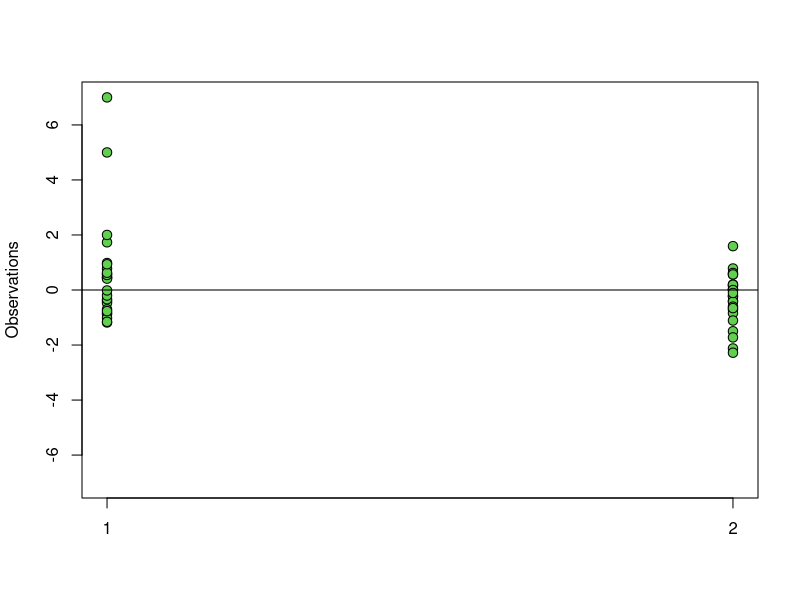
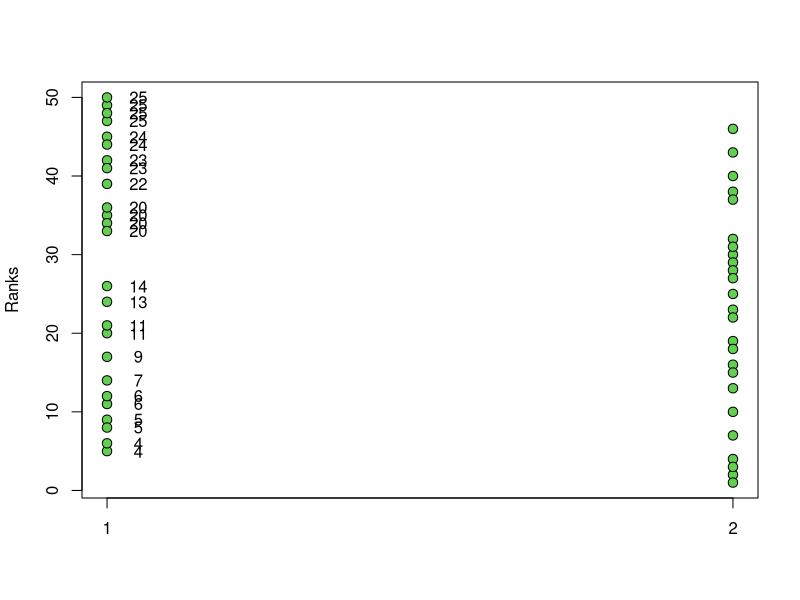
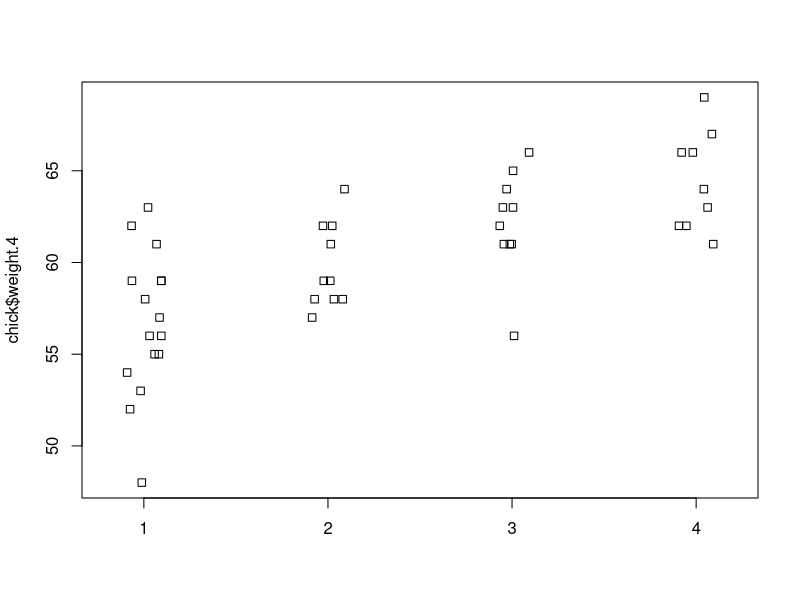
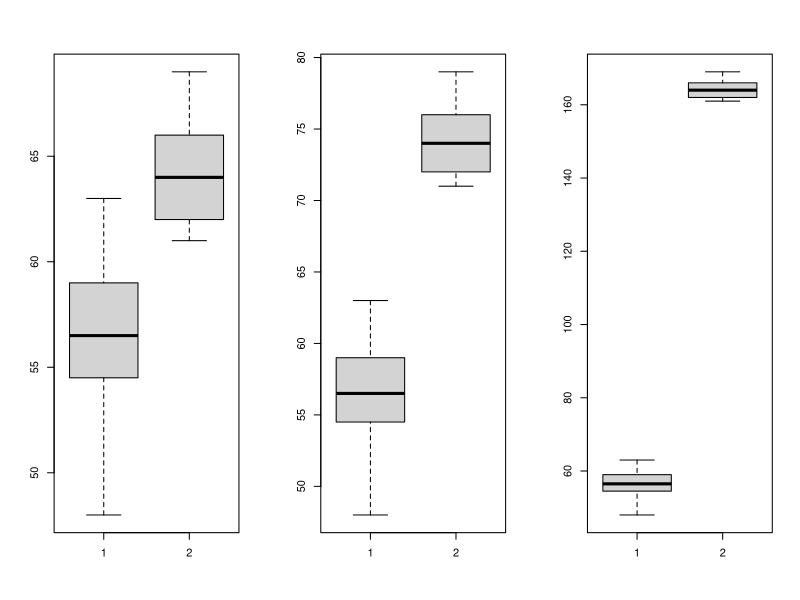

Write R code to recreate these figures, in order.
set.seed(779) ##for illustration
N=25
x<- rnorm(N,0,1)
y<- rnorm(N,0,1)
x[1]<-5;x[2]<-7#changed on value to an outlier and normal t-test gives a lower p-value it is affected
cat("t-test pval:",t.test(x,y)$p.value)
cat("Wilcox test pval:",wilcox.test(x,y)$p.value)#whereas wilcox test is more robust
par(mfrow=c(1,1))
stripchart(list(x,y),vertical=TRUE,ylim=c(-7,7),ylab="Observations",pch=21,bg=11,cex=1.25)
abline(h=0)
xrank<-rank(c(x,y))[seq(along=x)]
yrank<-rank(c(x,y))[-seq(along=y)]
stripchart(list(xrank,yrank),vertical=TRUE,ylab="Ranks",pch=21,bg=11,cex=1.25)
ws <- sapply(x,function(z) rank(c(z,y))[1]-1)
text(rep(1.05,length(ws)),xrank,ws)
W <-sum(ws) 
n1<-length(x);n2<-length(y)
Z <- (mean(ws)-n2/2)/ sqrt(n2*(n1+n2+1)/12/n1)
print(Z)

data(ChickWeight)
chick <- reshape(ChickWeight,idvar=c("Chick","Diet"),timevar="Time",direction="wide")
chick <- na.omit(chick)
stripchart(chick$weight.4 ~ chick$Diet, method="jitter", vertical=TRUE)

x<-chick$weight.4 [chick$Diet==1]
y<-chick$weight.4 [chick$Diet==4]
t.test(x,y)
wilcox.test(x,y)
x1<-c(x, 200)
t.test(x1,y)$p.value
wilcox.test(x1,y)$p.value
par(mfrow=c(1,3))
boxplot(x,y)
boxplot(x,y+10)
boxplot(x,y+100)
t.test(x,y+10)$statistic - t.test(x,y+100)$statistic
